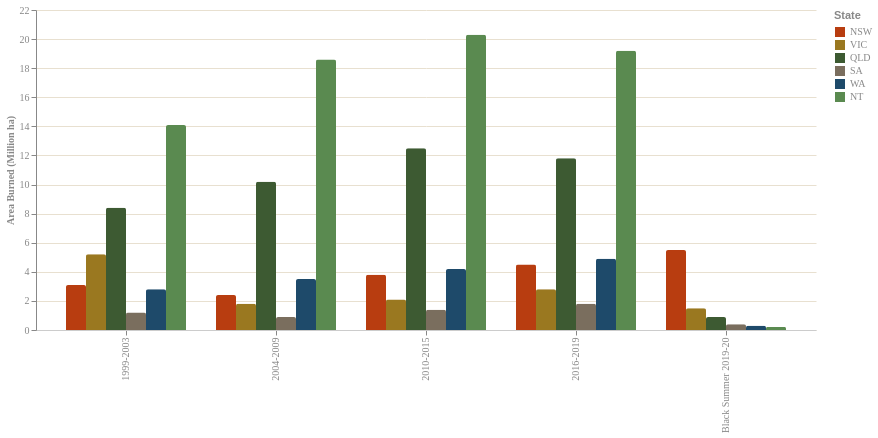

Vega-Lite specification for this chart:
### Vega-Lite specification from a JSON file in a GitHub repository (floating-point values rounded to 4 significant figures)
{"$schema": "https://vega.github.io/schema/vega-lite/v5.json", "width": "container", "height": 320, "background": "transparent", "data": {"values": [{"era": "1999-2003", "state": "NSW", "area": 3.1}, {"era": "1999-2003", "state": "VIC", "area": 5.2}, {"era": "1999-2003", "state": "QLD", "area": 8.4}, {"era": "1999-2003", "state": "SA", "area": 1.2}, {"era": "1999-2003", "state": "WA", "area": 2.8}, {"era": "1999-2003", "state": "NT", "area": 14.1}, {"era": "2004-2009", "state": "NSW", "area": 2.4}, {"era": "2004-2009", "state": "VIC", "area": 1.8}, {"era": "2004-2009", "state": "QLD", "area": 10.2}, {"era": "2004-2009", "state": "SA", "area": 0.9}, {"era": "2004-2009", "state": "WA", "area": 3.5}, {"era": "2004-2009", "state": "NT", "area": 18.6}, {"era": "2010-2015", "state": "NSW", "area": 3.8}, {"era": "2010-2015", "state": "VIC", "area": 2.1}, {"era": "2010-2015", "state": "QLD", "area": 12.5}, {"era": "2010-2015", "state": "SA", "area": 1.4}, {"era": "2010-2015", "state": "WA", "area": 4.2}, {"era": "2010-2015", "state": "NT", "area": 20.3}, {"era": "2016-2019", "state": "NSW", "area": 4.5}, {"era": "2016-2019", "state": "VIC", "area": 2.8}, {"era": "2016-2019", "state": "QLD", "area": 11.8}, {"era": "2016-2019", "state": "SA", "area": 1.8}, {"era": "2016-2019", "state": "WA", "area": 4.9}, {"era": "2016-2019", "state": "NT", "area": 19.2}, {"era": "Black Summer 2019-20", "state": "NSW", "area": 5.5}, {"era": "Black Summer 2019-20", "state": "VIC", "area": 1.5}, {"era": "Black Summer 2019-20", "state": "QLD", "area": 0.9}, {"era": "Black Summer 2019-20", "state": "SA", "area": 0.4}, {"era": "Black Summer 2019-20", "state": "WA", "area": 0.3}, {"era": "Black Summer 2019-20", "state": "NT", "area": 0.2}]}, "mark": {"type": "bar", "cornerRadiusTopLeft": 2, "cornerRadiusTopRight": 2}, "encoding": {"x": {"field": "era", "type": "ordinal", "sort": ["1999-2003", "2004-2009", "2010-2015", "2016-2019", "Black Summer 2019-20"], "axis": {"title": null, "labelColor": "#888", "labelFont": "DM Mono", "labelFontSize": 10, "grid": false, "domainColor": "#ccc"}}, "y": {"field": "area", "type": "quantitative", "title": "Area Burned (Million ha)", "axis": {"titleColor": "#888", "labelColor": "#888", "titleFont": "DM Mono", "labelFont": "DM Mono", "titleFontSize": 10, "grid": true, "gridColor": "#e8e0d0"}}, "color": {"field": "state", "type": "nominal", "scale": {"domain": ["NSW", "VIC", "QLD", "SA", "WA", "NT"], "range": ["#b83d10", "#9a7820", "#3d5a32", "#7a6e5e", "#1e4a6a", "#5a8a50"]}, "legend": {"title": "State", "labelColor": "#888", "titleColor": "#888", "labelFont": "DM Mono", "orient": "right"}}, "xOffset": {"field": "state", "type": "nominal"}, "tooltip": [{"field": "era", "title": "Fire Era"}, {"field": "state", "title": "State"}, {"field": "area", "title": "Area Burned (M ha)", "format": ".1f"}]}, "config": {"view": {"stroke": null}}}
